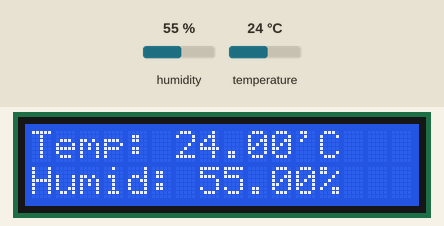
A sketch run on a simulated Arduino Uno, built with avr-gcc and run on an emulated ATmega328P. On the bench: 16×2 character LCD. Inputs (shaded band) come from the test bench; at power-on: humidity 55 %, temperature 24 °C.

Above: at 1.6 s.
1.7 s: humidity set to 22 %
At 4.0 s:
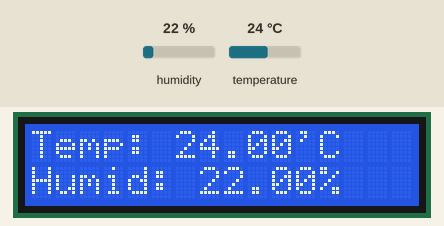
4.6 s: temperature set to 12 °C
At 5.6 s:
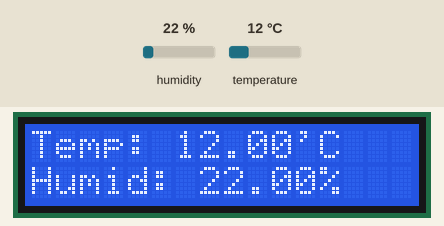
7.5 s: humidity set to 40 %
At 10.1 s:
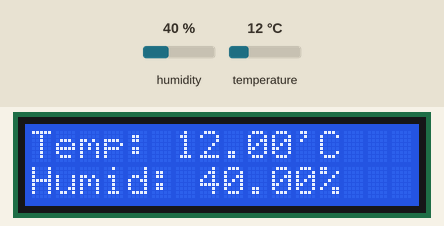
10.7 s: temperature set to 19 °C
At 11.8 s:
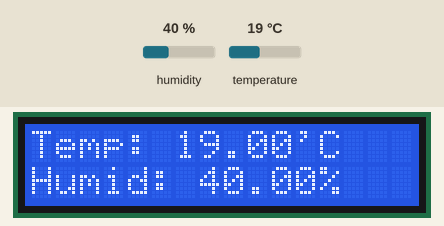
Timing chart, 0 to 13.7 s (numbered marks = the images above; inputs shaded):
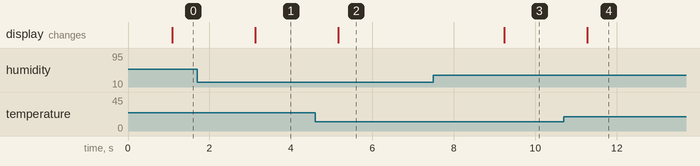

Measured:
- after the input at 1.7 s, the display: changes after 1.4 s (image 1)
- after the input at 4.6 s, the display: changes after 0.57 s (image 2)
- after the input at 7.5 s, the display: changes after 1.7 s (image 3)
- after the input at 10.7 s, the display: changes after 0.58 s (image 4)

The sketch:

FU6X0TMIOLRB0HR.ino
```cpp
#include <LiquidCrystal.h>
#include <DHT.h>

#include "DHT.h"

#define DHTPIN 6     // what pin we're connected to

#define DHTTYPE DHT11   // DHT 11


LiquidCrystal lcd(12, 11, 5, 4, 3, 2);

DHT dht(DHTPIN, DHTTYPE);

void setup()
{
  Serial.begin(9600);
//   for (int DigitalPin = 7; DigitalPin <= 9; DigitalPin++)
//  {
//   pinMode(DigitalPin, OUTPUT);
//  }
  lcd.begin(16,2); //16 by 2 character display

dht.begin();
}

void loop()
{
  delay(1000);
  // Reading temperature or humidity takes about 250 milliseconds!
  // Sensor readings may also be up to 2 seconds 'old' (its a very slow sensor)
  float h = dht.readHumidity();
  // Read temperature as Celsius (the default)
  float t = dht.readTemperature();
  lcd.clear();
  if (isnan(h) || isnan(t))
  {
    lcd.setCursor(0,0);
    lcd.print("Failed");
  }
  else{
  lcd.setCursor(0,0);
  lcd.print("Temp: ");
  lcd.print(t);
  lcd.print("'C");

  lcd.setCursor(0,1);
  lcd.print("Humid: ");
  lcd.print(h);
  lcd.print("%");

  }

}
```
